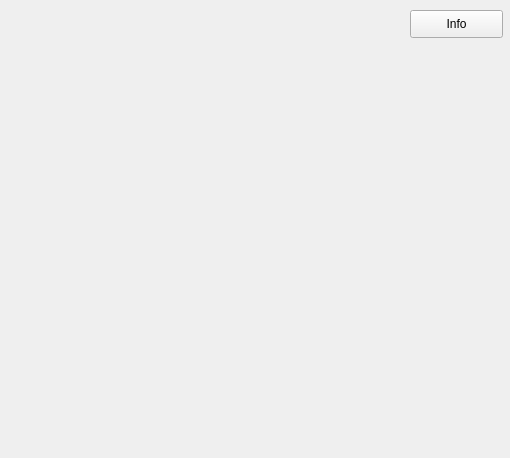
<?xml version="1.0" encoding="UTF-8"?>
<ui version="4.0">
 <class>Mybutton</class>
 <widget class="QMainWindow" name="Mybutton">
  <property name="geometry">
   <rect>
    <x>0</x>
    <y>0</y>
    <width>510</width>
    <height>458</height>
   </rect>
  </property>
  <property name="windowTitle">
   <string>Mybutton</string>
  </property>
  <widget class="QWidget" name="centralwidget">
   <widget class="QLabel" name="label">
    <property name="geometry">
     <rect>
      <x>50</x>
      <y>50</y>
      <width>421</width>
      <height>271</height>
     </rect>
    </property>
    <property name="text">
     <string/>
    </property>
   </widget>
   <widget class="QPushButton" name="pushButton">
    <property name="geometry">
     <rect>
      <x>410</x>
      <y>10</y>
      <width>93</width>
      <height>28</height>
     </rect>
    </property>
    <property name="text">
     <string>Info</string>
    </property>
   </widget>
  </widget>
 </widget>
 <resources/>
 <connections/>
 <slots>
  <slot>clear()</slot>
 </slots>
</ui>
